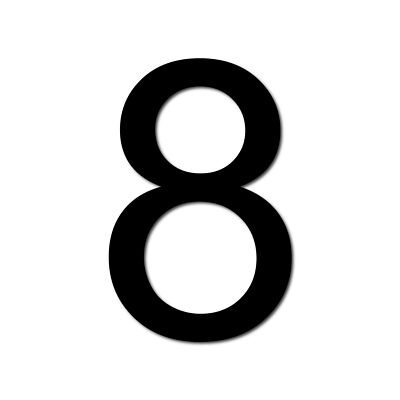
#> input picture Session 5/image.jpg, 400 x 400 px
$ jupyter execute 2.ipynb
#> lines starting #> are read from the running program, lines starting #| are printed output that depends on the picture; after the words box and inside, x2 and y2 are one past the last pixel; in counts of white or black regions, pixels touching at a corner belong together
[cell 1]
import cv2
import matplotlib.pyplot as plt

img = cv2.imread('image.jpg', 0)
#> img is the input picture: shape (400, 400); min 0, max 255, mean 214.7

edges = cv2.Canny(img, 100, 200)
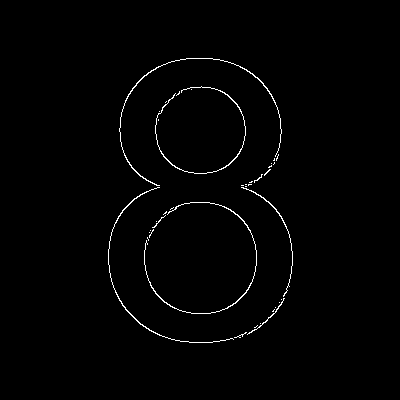
#> edges: shape (400, 400); 1.1% white in thin lines or dots, all inside (x1, y1, x2, y2) = (108, 58, 293, 343)

plt.imshow(edges, cmap='gray')
plt.title("Edges")
plt.axis('off')
plt.show()

[cell 2]
edges.shape
#> Out = (400, 400)


$ run again, with Session 5/person.jpg copied over Session 5/image.jpg
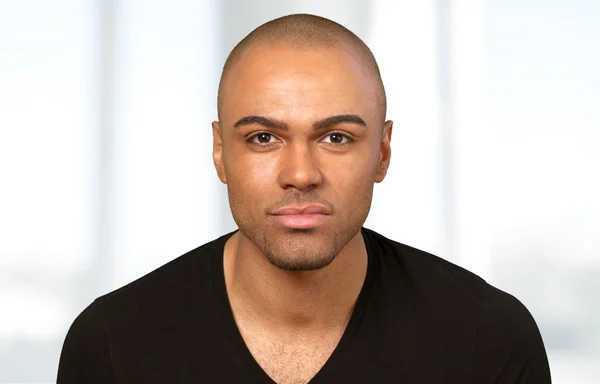
#> input picture Session 5/person.jpg, 600 x 384 px
#> `img = cv2.imread('image.jpg', 0)`:
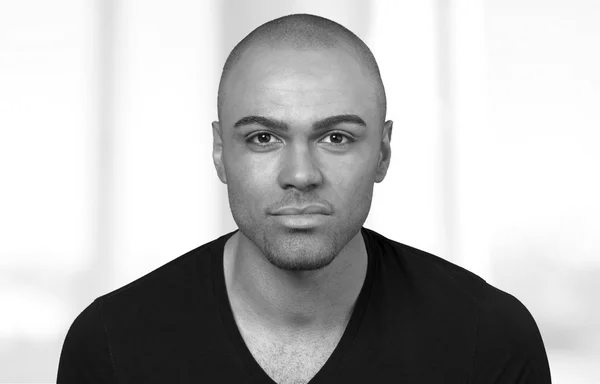
#> img: shape (384, 600); min 0, max 255, mean 184.2
#> `edges = cv2.Canny(img, 100, 200)`:
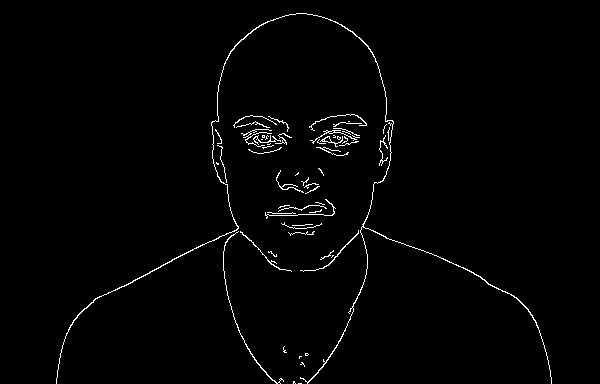
#> edges: shape (384, 600); 1.5% white in thin lines or dots, all inside (x1, y1, x2, y2) = (56, 13, 552, 384)

$ run again, with Session 5/FeatureExtraction.png saved as Session 5/image.jpg
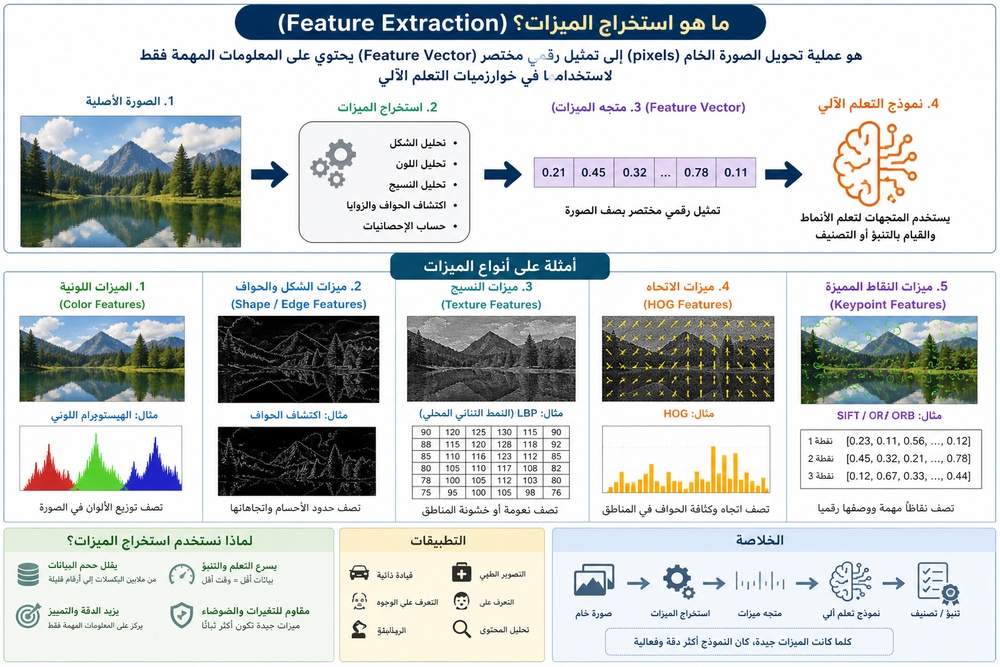
#> input picture Session 5/FeatureExtraction.png, 1000 x 667 px, shrunk from 1536 x 1024 before the run
#> `img = cv2.imread('image.jpg', 0)`:
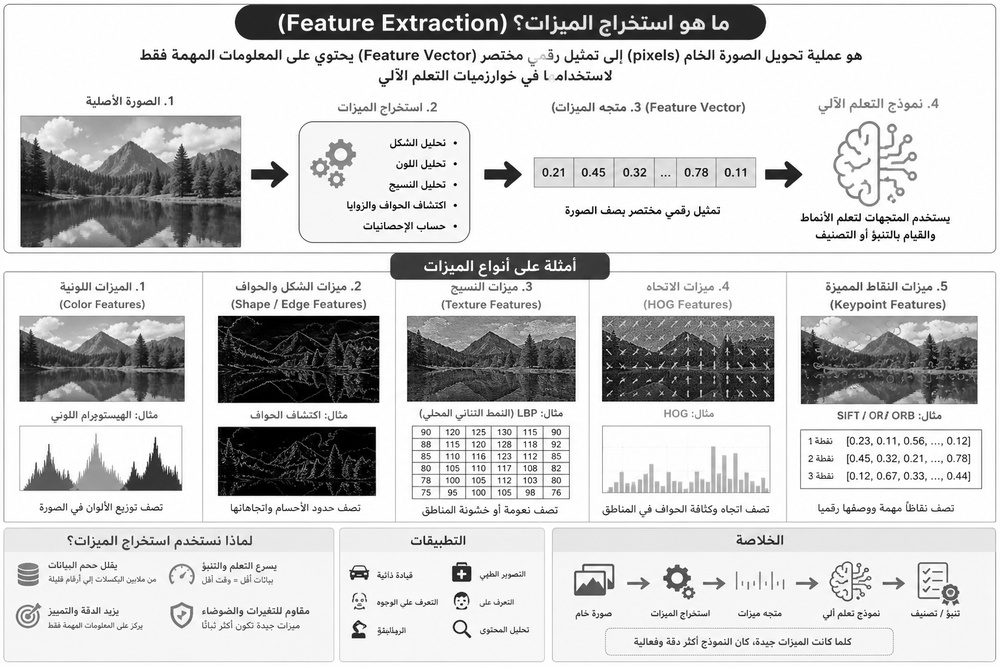
#> img: shape (667, 1000); min 0, max 255, mean 205.1
#> `edges = cv2.Canny(img, 100, 200)`:
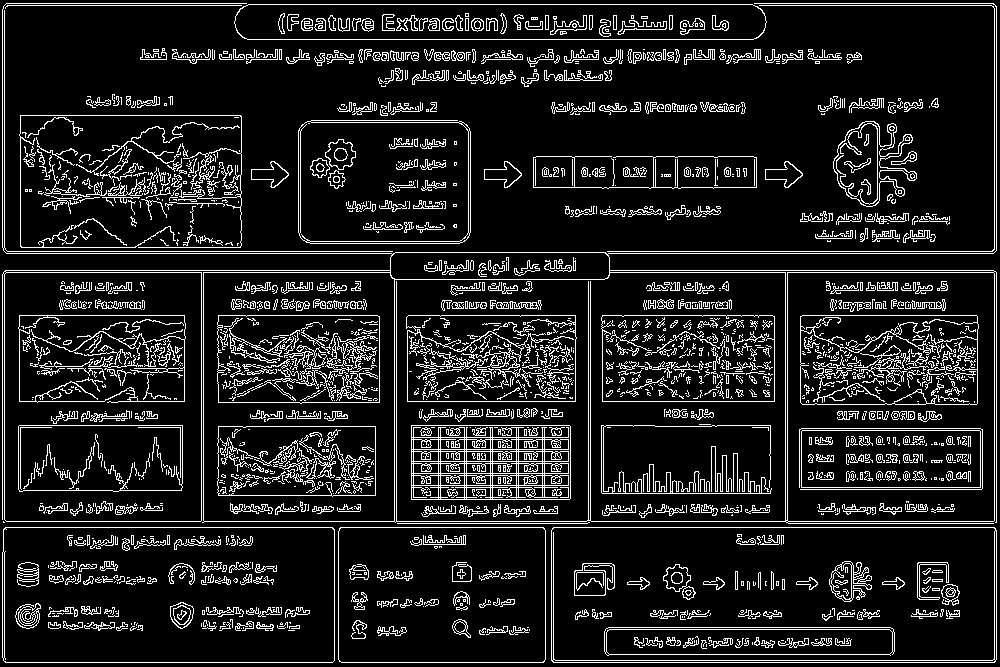
#> edges: shape (667, 1000); 12.2% white in thin lines or dots

$ run again, with Session 5/Harris.png saved as Session 5/image.jpg
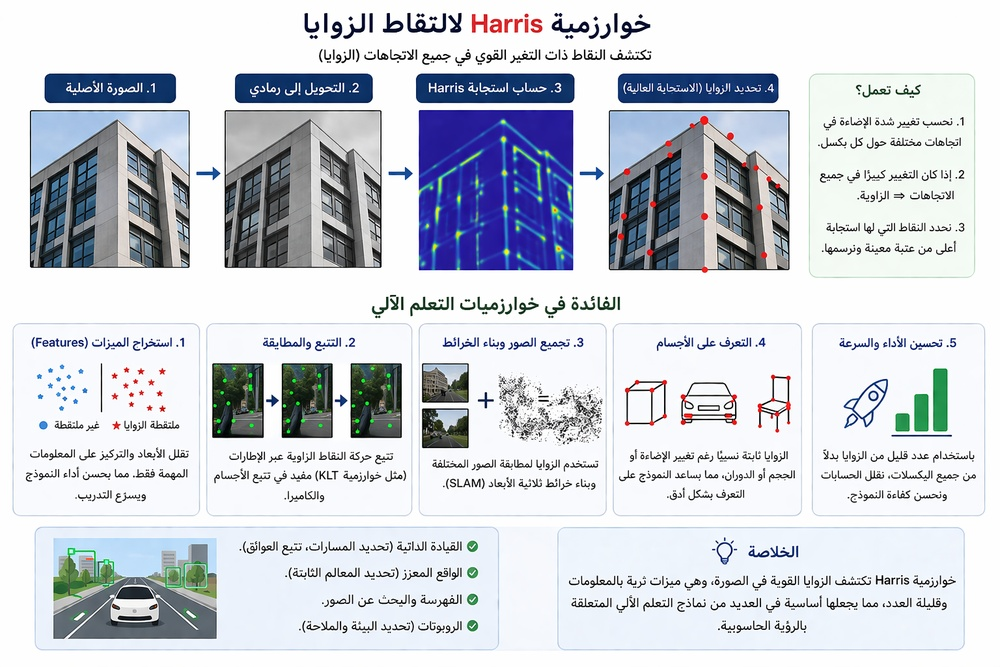
#> input picture Session 5/Harris.png, 1000 x 667 px, shrunk from 1536 x 1024 before the run
#> `img = cv2.imread('image.jpg', 0)`:
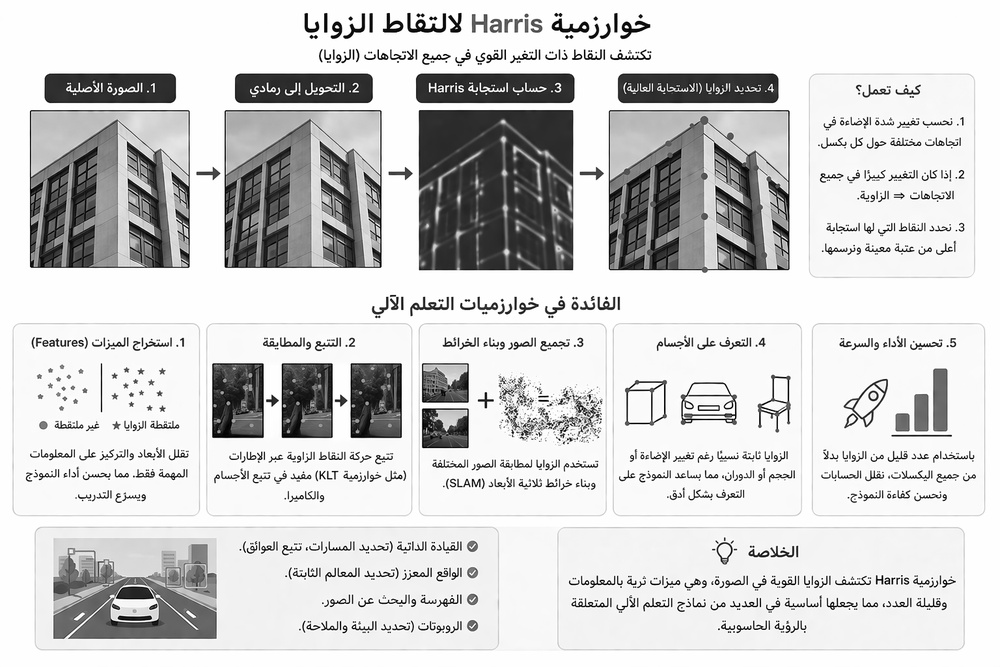
#> img: shape (667, 1000); min 0, max 255, mean 209.4
#> `edges = cv2.Canny(img, 100, 200)`:
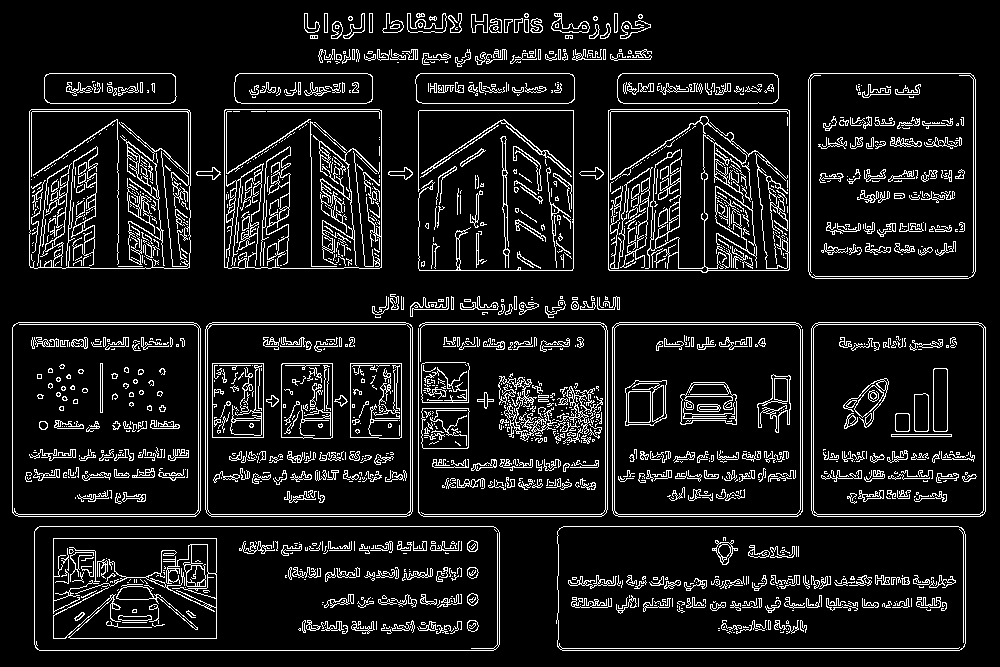
#> edges: shape (667, 1000); 10.2% white in thin lines or dots
